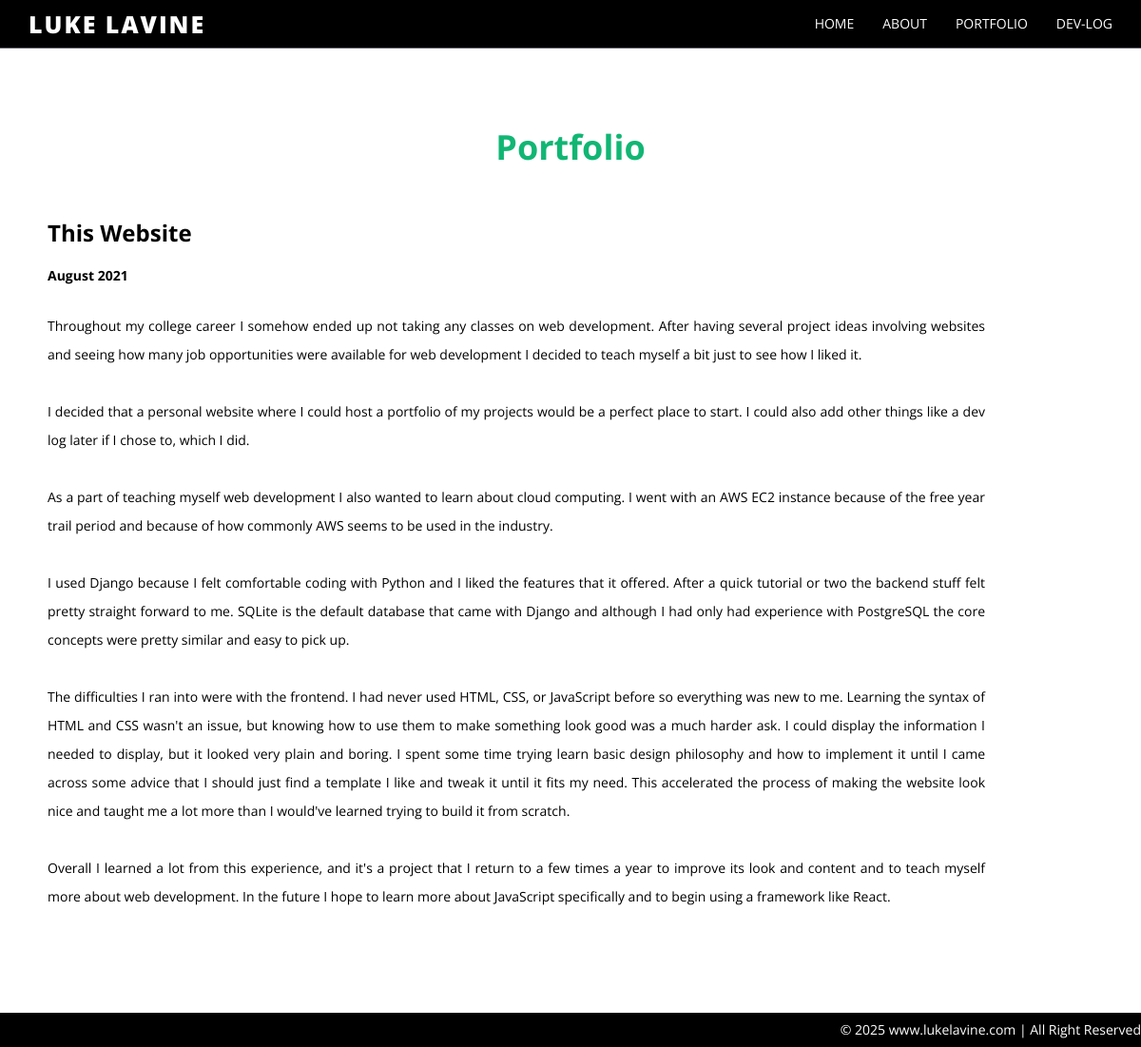
The page /portfolio/1/ on the database its author committed.
### portfolio/models.py (models this page shows)
class PortfolioEntry(models.Model):
	id = models.IntegerField(primary_key=True)
	title = models.CharField(max_length = 100)
	text = models.TextField(blank=True)
	date = models.DateTimeField('date published')
	icon = models.CharField(max_length = 32)

### portfolio/views.py (the view)
# urls.py: path('<int:pk>/', views.detail, name='detail'),
def detail(request, pk):
	entry = PortfolioEntry.objects.get(pk=pk)
	context = {
		"entry": entry
	}
	return render(request, "portfolio_detail.html", context)

### portfolio/templates/portfolio_detail.html (shortened to what this page needs)
{% extends 'home/base.html' %}
{% load static %}
{% block head %}
	<link href="{% static 'blog/blog.css' %}" rel="stylesheet" />
{% endblock %}
{% block content %}
	<div class="container">
		<div class="row main-top-margin text-center">
            <h1>Portfolio</h1>
        </div>
		<div class="middle-column text-justify">
			<h3> <strong>{{entry.title}} </strong></h3>
			<p> <strong> {{entry.date | date:"F Y"}} </strong></p>
			<p> {{entry.text|safe}} </p>
		</div>
	</div>
{% endblock %}

### home/static/assets/css/style.css (style rules this page uses)
body { font-family:'Open Sans', sans-serif; font-weight: 400; font-size: 14px; color: #000; margin-top: 40px; line-height:16px; }
h1, h2, h3, h4, h5, h6 { font-family:'Open Sans', sans-serif; font-weight: 500; line-height:40px; }
h1 { color:#11B674; font-weight: 700; }
.text-center { text-align: center; }
.main-top-margin { margin-top: 75px; }
p { line-height: 30px; margin-bottom: 23px; }
.text-justify { text-align:justify; }

### blog/static/blog/blog.css (style rules this page uses)
.middle-column { width: 90%; padding: 20px; }

### rows shown on the page
PortfolioEntry: title "This Website", date "August 2021", text "Throughout my college career I somehow ended up not taking any classes on web development. After having several project ideas involving websites and seeing how many job opportunities were available for web development I decided to teach myself a bit just to see how I liked it. I decided that a personal website where I could host a portfolio of my projects would be a perfect place to start. I could also add other things like a dev log later if I chose to, which I did. As a part of teaching myself web development I also wanted to learn about cloud computing. I went with an AWS EC2 instance because of the free year trail period and because of how commonly AWS seems to be used in the industry.…"
